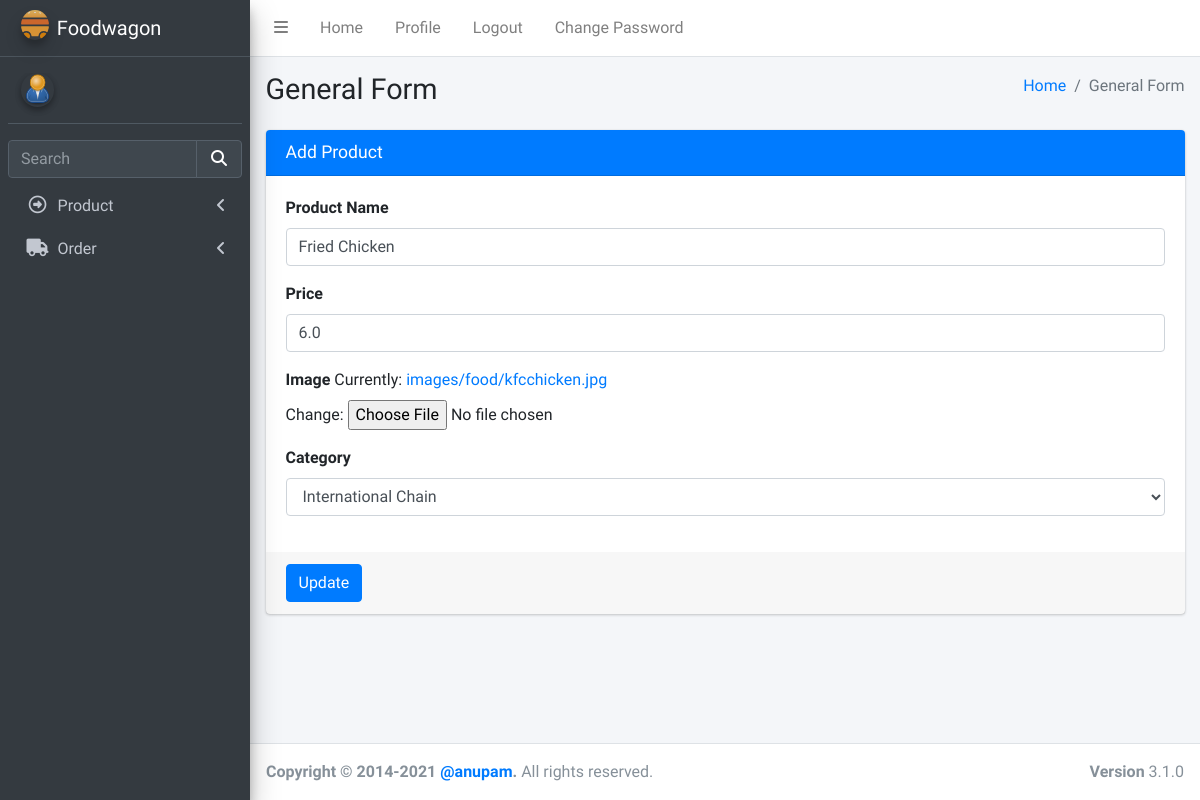
The page /product/14/ on the database its author committed.
### product/models.py (models this page shows, shortened)
class Product(models.Model):
    name = models.CharField(max_length=100)
    price = models.FloatField(max_length=100)
    image = models.ImageField(upload_to="images/food/")
    trader = models.ForeignKey(User, on_delete=models.CASCADE)
    status = models.BooleanField(default=True)
    category = models.ForeignKey(Categories, on_delete=models.CASCADE)
    class Meta:
        unique_together = ("name", "trader")

### product/views.py (the view, shortened to what this page needs)
# urls.py: path("<int:id>/", views.update_product, name="updateproduct"),
def update_product(request, id):
    data = Product.objects.get(pk=id)
    fm = ProductAddForm(instance=data)
    return render(request, "admin/updateproduct.html", {"forms": fm})

### product/forms.py (shortened to what this page needs)
class ProductAddForm(forms.ModelForm):
    class Meta:
        model = Product
        fields = ["name", "price", "image", "category"]
        error_messages = {
            "name": {"required": ""},
            "price": {"required": ""},
            "image": {"required": ""},
            "category": {"required": ""},
        }
        widgets = {
            "name": forms.TextInput(
                attrs={
                    "class": "form-control",
                    "placeholder": "name",
                }
            ),
            "price": forms.NumberInput(
                attrs={
                    "class": "form-control",
                    "placeholder": "price",
                }
            ),
            "category": forms.Select(
                attrs={
                    "class": "form-control",
                }
            ),
        }

### product/models.py (called while the page is built)
    def __str__(self):
        return self.name

### templates/admin/updateproduct.html (shortened to what this page needs)
{%extends "admin/base.html" %} {% load static %}
{% block csspart %}
<link rel="stylesheet" href="{%static 'plugins/fontawesome-free/css/all.min.css' %}" />
<link rel="stylesheet" href="{%static 'dist/css/adminlte.min.css' %}" />
</head>
{% endblock csspart %}
{%block bodycontent%}
<body class="hold-transition sidebar-mini">
  <div class="wrapper">
    <div class="content-wrapper">
      <section class="content-header">
        <div class="container-fluid">
          <div class="row mb-2">
            <div class="col-sm-6">
              <h1>General Form</h1>
            </div>
            <div class="col-sm-6">
              <ol class="breadcrumb float-sm-right">
                <li class="breadcrumb-item"><a href="#">Home</a></li>
                <li class="breadcrumb-item active">General Form</li>
              </ol>
            </div>
          </div>
        </div>
      </section>
      <section class="content">
        <div class="container-fluid">
          <div class="row">
            <div class="col-md-12">
              <div class="card card-primary">
                <div class="card-header">
                  <h3 class="card-title">Add Product</h3>
                </div>
                <form method="POST" action="" enctype="multipart/form-data" novalidate>
                  <div class="card-body">
                    <div class="form-group">
                      <label for="exampleInputEmail1">Product Name</label>
                      {{forms.name}}
                    </div>
                    <div class="form-group">
                      <label for="exampleInputPassword1">Price</label>
                      {{forms.price}}
                    </div>
                    <div class="form-group">
                      <label for="exampleInputPassword1">Image</label>
                      {{forms.image}}
                    </div>
                    <div class="form-group">
                      <label for="exampleInputPassword1">Category</label>
                      {{forms.category}}
                    </div>
                  </div>
                  <div class="card-footer">
                    <button type="submit" class="btn btn-primary">
                      Update
                    </button>
                  </div>
                </form>
              </div>
            </div>
          </div>
        </div>
      </section>
    </div>
    {%endblock bodycontent%}

### rows shown on the page
Product: name "Fried Chicken", price "6.0", category "International Chain"
